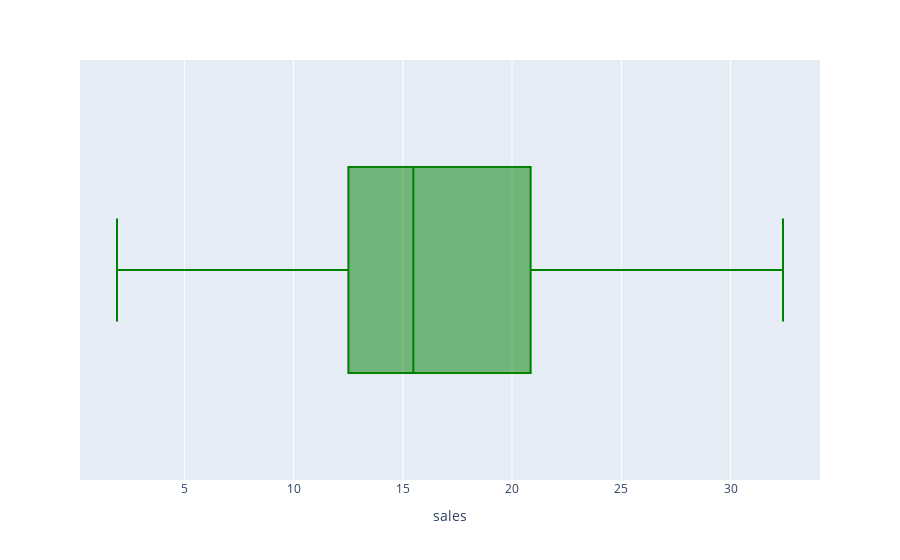

Here is the notebook cell this chart was saved with:
### Code cell
# Descrevendo sales com boxplot
box1 = px.box(df, x='sales')
box1.update_traces(line_color='green')

### Figure 1 — Plotly figure (JSON) as saved in the notebook; plotly's stock layout.template omitted (floating-point values rounded to 4 significant figures; data arrays with more than 128 entries replaced by an {"elided": "..."} marker saying what was removed)
{"data": [{"alignmentgroup": "True", "hovertemplate": "sales=%{x}<extra></extra>", "legendgroup": "", "line": {"color": "green"}, "marker": {"color": "#636efa"}, "name": "", "notched": false, "offsetgroup": "", "orientation": "h", "showlegend": false, "type": "box", "x": {"elided": "171 float values"}, "x0": " ", "xaxis": "x", "y0": " ", "yaxis": "y"}], "layout": {"boxmode": "group", "legend": {"tracegroupgap": 0}, "margin": {"t": 60}, "xaxis": {"anchor": "y", "domain": [0, 1], "title": {"text": "sales"}}, "yaxis": {"anchor": "x", "domain": [0, 1]}}}
